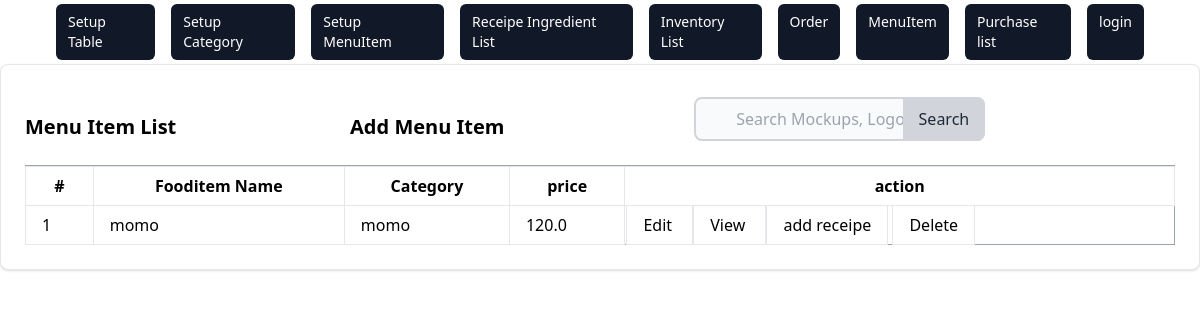
Page /menu/list/ on the earlier database version.
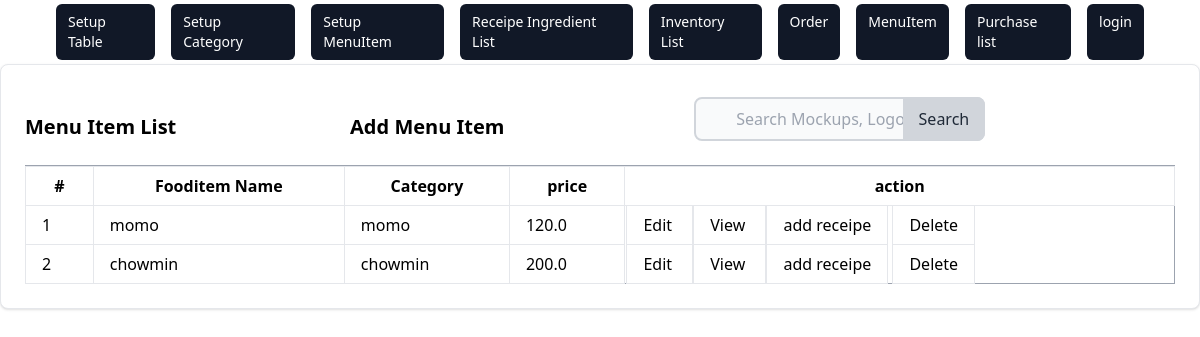
Same page on the later database version.
### menu/models.py (models this page shows, shortened)
class MenuItem(models.Model):
    category = models.ForeignKey(Category, on_delete=models.CASCADE, null=True)
    food_name = models.CharField(max_length=200, null=True, unique=True)
    price = models.FloatField(null=True)

class Category(models.Model):
    name = models.CharField(max_length=100)
    description = models.TextField()
    def __str__(self):
        return self.name

### menu/views.py (the view)
# urls.py: path('list/', views.MenuListView.as_view(), name='menu_list'),
class MenuListView(ListView):
    model = MenuItem
    template_name = 'menu/menu_item_list.html'
    success_url = reverse_lazy('menu:menu_list')
    def get_context_data(self, **kwargs):
        context = super().get_context_data(**kwargs)
        context['menus'] = self.queryset
        return context

### menu/templates/menu/menu_item_list.html (shortened to what this page needs)
{% extends '../inventory/base.html' %} {% block content %}
<div class="card max-w-80%  p-6 bg-white border border-gray-200 rounded-lg shadow dark:bg-gray-800 dark:border-gray-400">
  <div class="row">
    <div class="flex items-center justify-between">
        <h5 class="text-xl font-semibold">Menu Item List</h5>
        <a href="{% url 'menu:menu_create' %}" class="text-xl font-semibold text-grey-200 hover:underline hover:text-blue-00 ml-auto">
         <h5>  Add Menu Item</h5>
        </a>
      <form method="get" action="{% url 'menu:menu_search'%}" class="max-w-md mx-auto px-4 py-2 justify-end">
        <div class="relative">
            <input
            type="search"
            id="default-search"
            name='q'
            class="block w-full pl-10 pr-4 py-2 rounded-lg border-2 border-gray-300 bg-gray-50 focus:ring-blue-500 focus:border-blue-500"
            placeholder="Search Mockups, Logos..."
            required
          />
          <button
            type="submit"
            class="absolute inset-y-0 right-0 px-4 py-2 bg-gray-300 text-gray-800 rounded-r-lg hover:bg-gray-400 focus:outline-none focus:bg-gray-400"
          >
            Search
          </button>
        </div>
      </form>
    </div>
      <div class="card-body">
        <table class="table-auto w-full border-collapse border border-gray-400 table-bordered">
          <th class="px-1 py-0">
            <tr>
              <th class="px-4 py-2 border px-4 py-2" >#</th>
              <th class="px-4 py-2  border ">Fooditem Name</th>
              <th class="px-4 py-2  border ">Category</th>
              <th  class="px-4 py-2  border ">price</th>
              <th col="3" class="px-0 py-0  border ">action</th>
            </tr>
          </th>
          <tbody>
            {% if object_list %} {% for menus in object_list %}
            <tr>
              <td class="border px-4 py-2">{{ menus.id}}</td>
              <td class="border px-4 py-2">{{ menus.food_name }}</td>
              <td class="border px-4 py-2">{{ menus.category }}</td>
              <td class="border px-4 py-2">{{ menus.price }}</td>
              <td>
                <a  class="border px-4 py-2"  href="{% url 'menu:menu_update'  menus.id  %}"> Edit </a>
                <a class="border px-4 py-2"  href="{% url 'menu:menu_detail'  menus.id %}"> View </a>
                <a class="border px-4 py-2"  href="{% url 'menu:receipe_create'  menus.id %}"> add receipe</a>
                <a  class="border px-4 py-2" href="{% url 'menu:menu_delete'  menus.id%}" > Delete </a>
              </td>
            </tr>
          {% endfor %}
          {% else %}
            <tr><td colspan="8" class="border px-4 py-2">No menu found</td></tr>
          {% endif %}
          </tbody>
        </table>
      </div>
    </div>
  </div>
  </div>
{% endblock %}

Differences in the rows shown:
added MenuItem: id "2", food_name "chowmin", category "chowmin", price "200.0"
